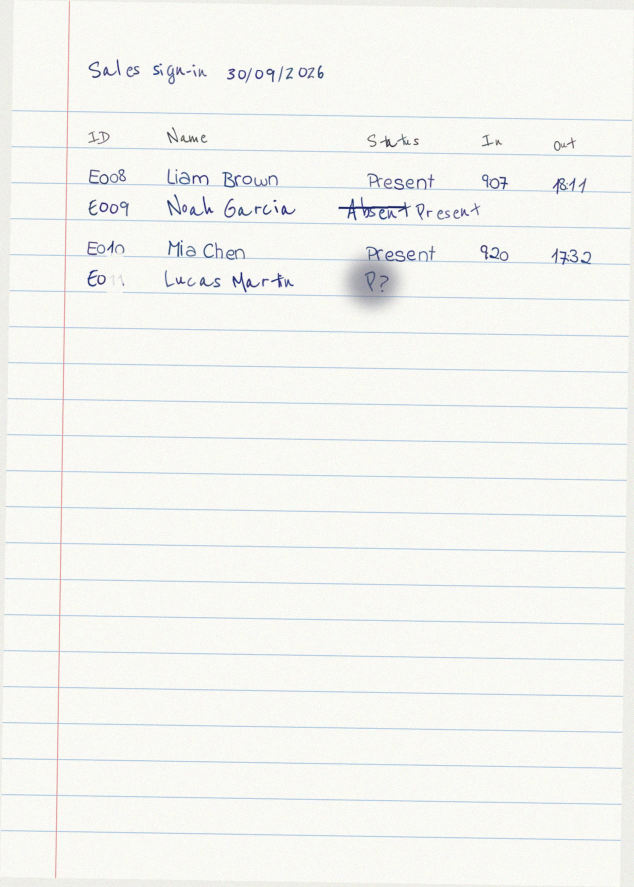
#> input picture data/generated/handwritten_ambiguous.png, 1268 x 1774 px (shown at 1/2 size)
$ python -i preprocess.py   (imports and definitions only)
#> lines starting #> are read from the running program, lines starting #| are printed output that depends on the picture; after the words box and inside, x2 and y2 are one past the last pixel; in counts of white or black regions, pixels touching at a corner belong together
"""Image clean-up before OCR: grayscale, deskew, grid-line removal, denoise, upscale.

Table grid lines are the main reason Tesseract fails on registers (it reads the
lines as characters), so they are detected with long morphological kernels and
erased before recognition.
"""

import io

import cv2
import numpy as np
from PIL import Image

MAX_SKEW_DEG = 8.0


# [28 lines left out: functions load_gray, estimate_skew, rotate, not called in this run]


def remove_lines(gray: np.ndarray) -> np.ndarray:
    """Erase long horizontal/vertical strokes (grid, ruled paper, margins)."""
    binary = cv2.adaptiveThreshold(
        ~gray, 255, cv2.ADAPTIVE_THRESH_MEAN_C, cv2.THRESH_BINARY, 15, -10
    )
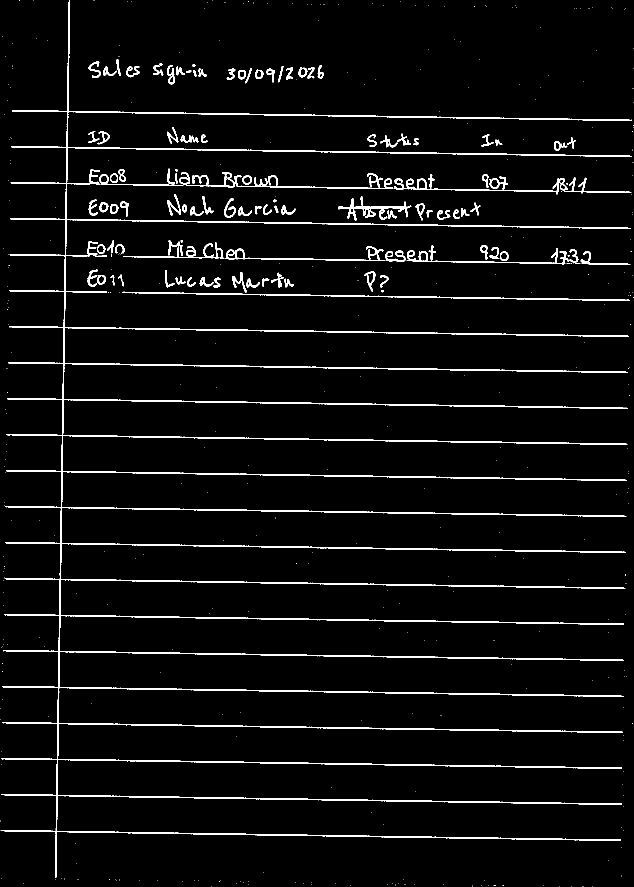
#> binary: shape (1774, 1268) (shown at 1/2 size); 4.1% white; 473 white regions (362 under 20 px), largest, box (x1, y1, x2, y2) and area: (1, 1, 1264, 1756) 63477, (245, 583, 1260, 602) 2550, (788, 353, 1136, 389) 1663
    h_kernel = cv2.getStructuringElement(cv2.MORPH_RECT, (max(40, gray.shape[1] // 25), 1))
    v_kernel = cv2.getStructuringElement(cv2.MORPH_RECT, (1, max(40, gray.shape[0] // 25)))
#> v_kernel = 70 values from 1 to 1
    mask = cv2.morphologyEx(binary, cv2.MORPH_OPEN, h_kernel) | cv2.morphologyEx(
        binary, cv2.MORPH_OPEN, v_kernel
    )
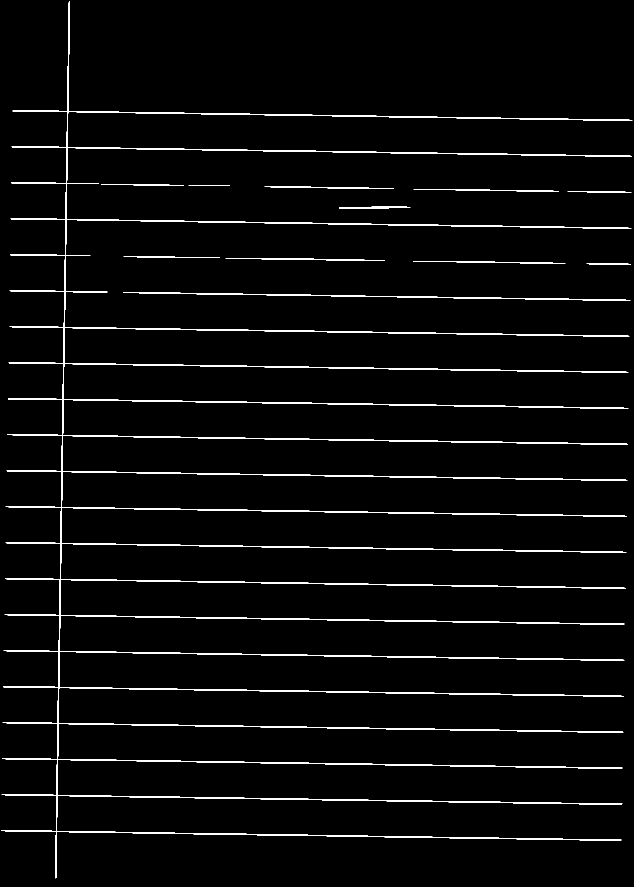
#> mask: shape (1774, 1268) (shown at 1/2 size); 2.9% white; 12 white regions, largest, box (x1, y1, x2, y2) and area: (2, 2, 1265, 1757) 59519, (246, 584, 1261, 601) 2384, (451, 516, 770, 521) 665
    mask = cv2.dilate(mask, np.ones((3, 3), np.uint8))
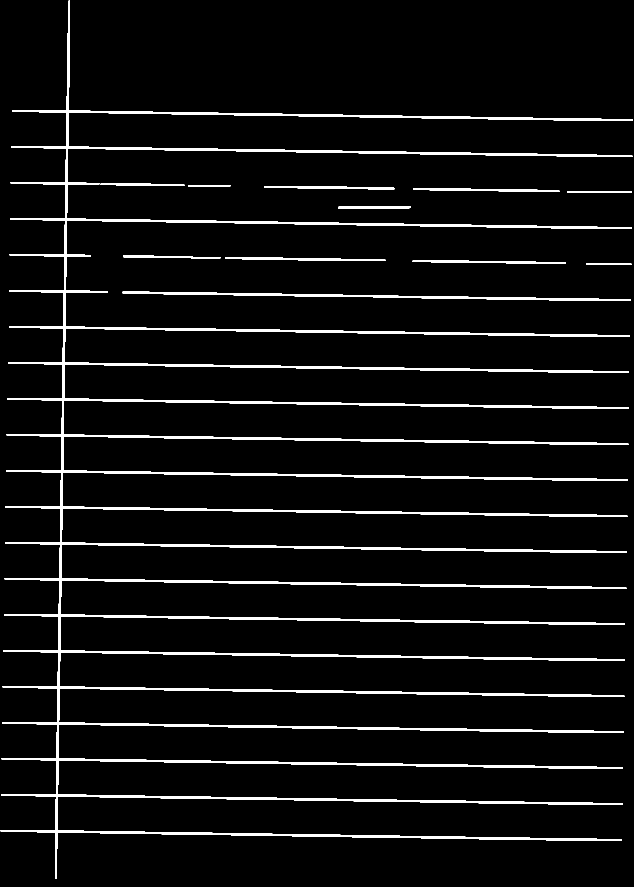
#> mask: shape (1774, 1268) (shown at 1/2 size); 5.4% white; 12 white regions, largest, box (x1, y1, x2, y2) and area: (1, 1, 1266, 1758) 109401, (245, 583, 1262, 602) 4452, (450, 515, 771, 522) 1317
    out = gray.copy()
    out[mask > 0] = 255
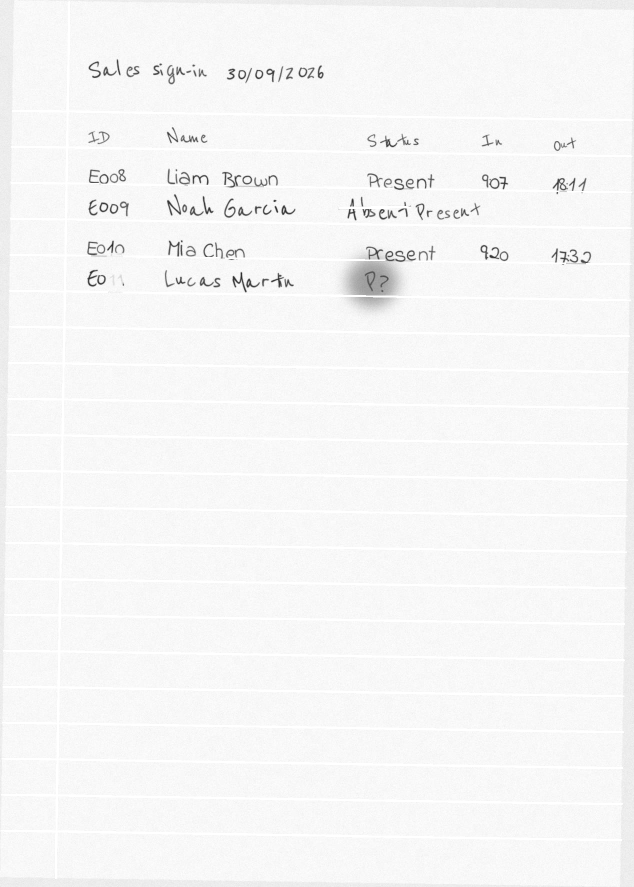
#> out: shape (1774, 1268) (shown at 1/2 size); min 24, max 255, mean 246.3
    return out


# [22 lines left out: functions prepare, to_png, not called in this run]

>>> import cv2
>>> picture = cv2.imread('../../../data/generated/handwritten_ambiguous.png', cv2.IMREAD_GRAYSCALE)
>>> result = remove_lines(picture)

$ run again, on data/generated/handwritten_sheet.png
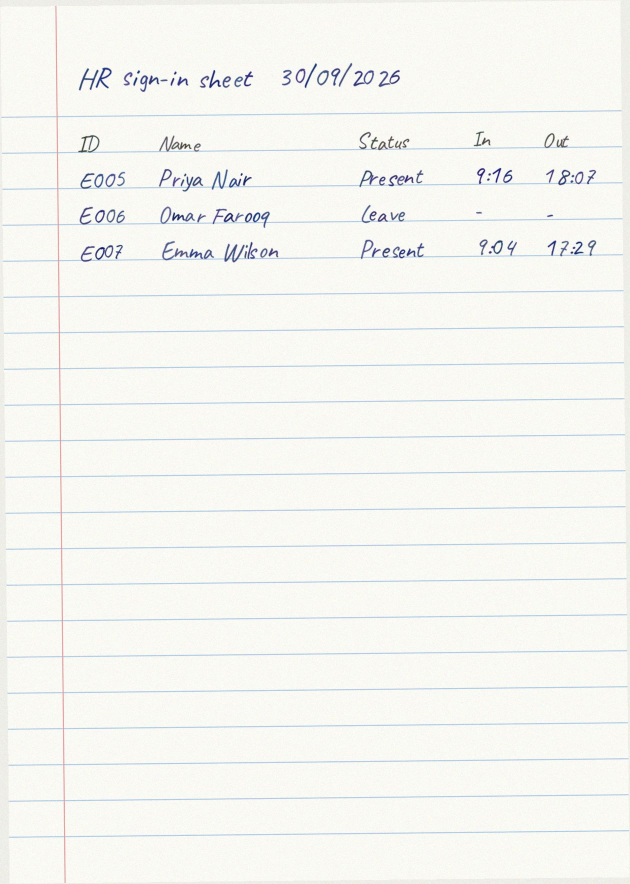
#> input picture data/generated/handwritten_sheet.png, 1260 x 1768 px (shown at 1/2 size)
#> in remove_lines, `binary = cv2.adaptiveThreshold( ~gray, 255, cv2.ADAPTIVE_THRESH_MEAN_C..`:
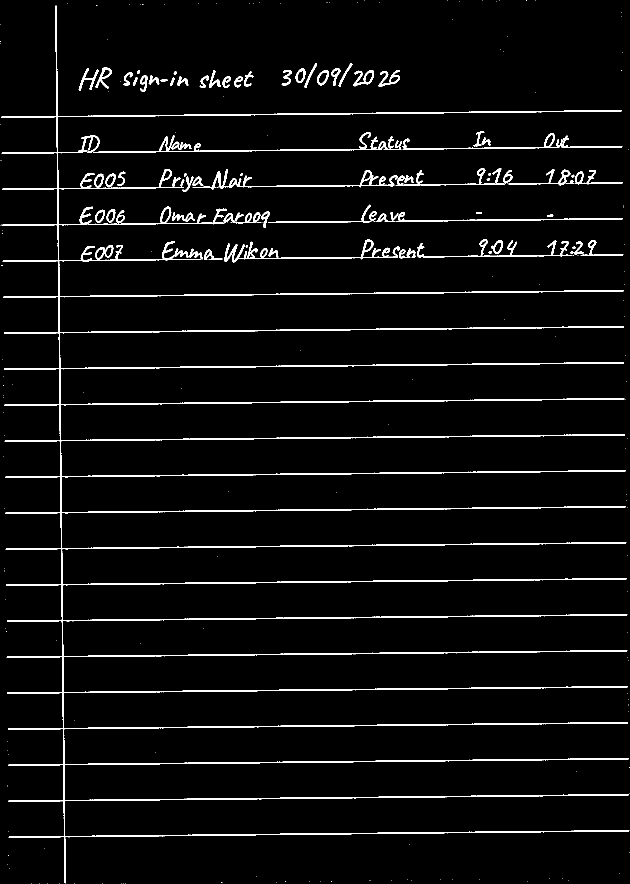
#> binary: shape (1768, 1260) (shown at 1/2 size); 4% white; 244 white regions (163 under 20 px), largest, box (x1, y1, x2, y2) and area: (2, 11, 1259, 1767) 63796, (186, 264, 804, 306) 2377, (385, 338, 795, 380) 1994
#> in remove_lines, `out[mask > 0] = 255`:
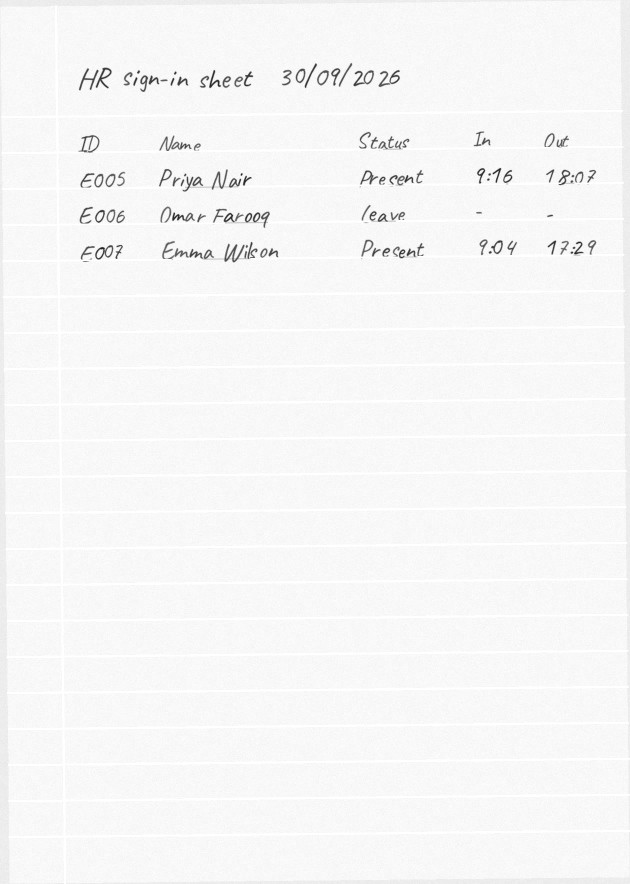
#> out: shape (1768, 1260) (shown at 1/2 size); min 17, max 255, mean 246.6

$ run again, on data/generated/scan_printed.png
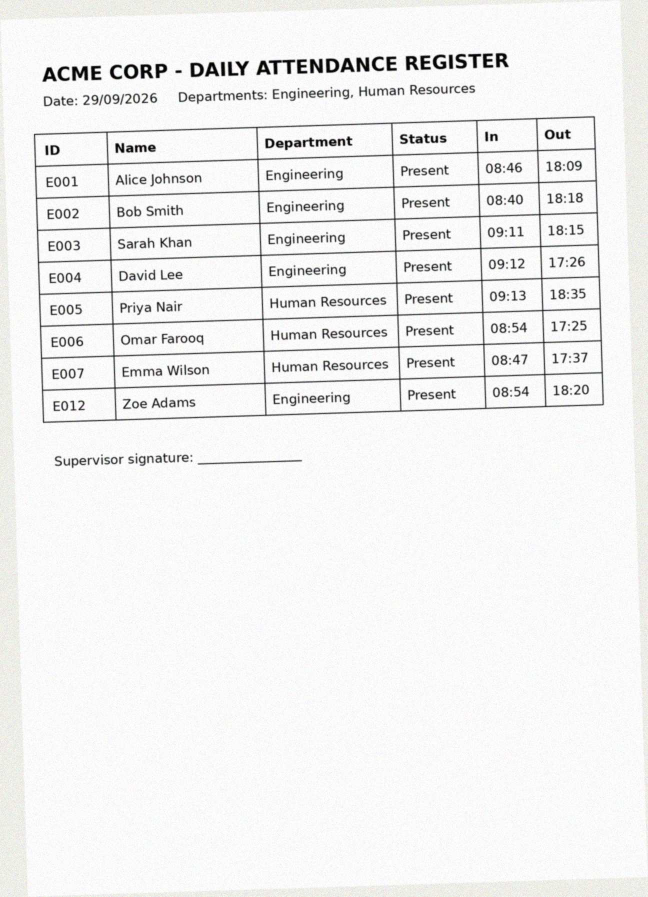
#> input picture data/generated/scan_printed.png, 1296 x 1794 px (shown at 1/2 size)
#> in remove_lines, `binary = cv2.adaptiveThreshold( ~gray, 255, cv2.ADAPTIVE_THRESH_MEAN_C..`:
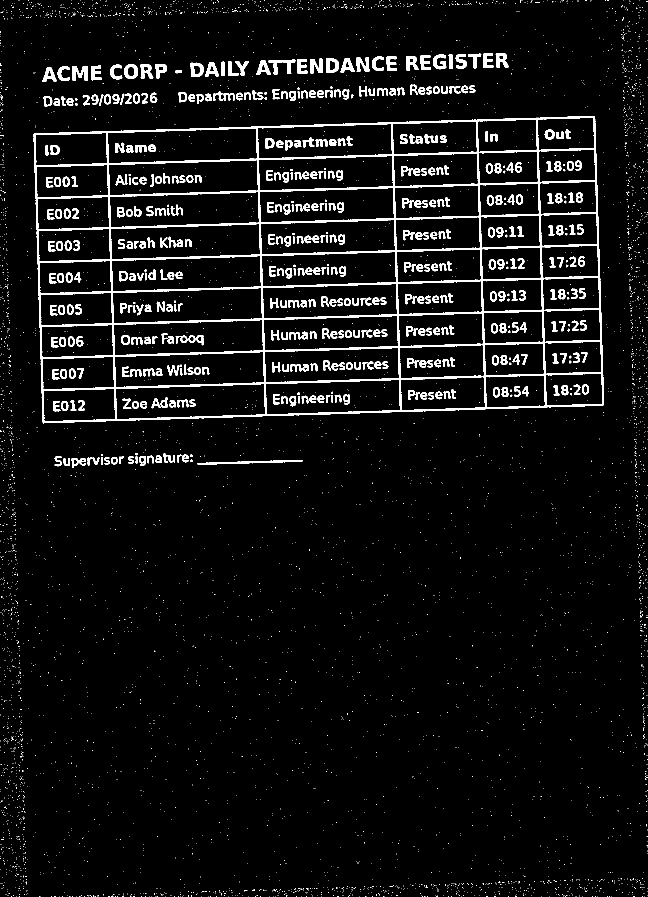
#> binary: shape (1794, 1296) (shown at 1/2 size); 5.6% white; 5284 white regions (4825 under 20 px), largest, box (x1, y1, x2, y2) and area: (67, 232, 1208, 847) 54776, (394, 920, 605, 930) 774, (537, 119, 591, 149) 612
#> in remove_lines, `out[mask > 0] = 255`:
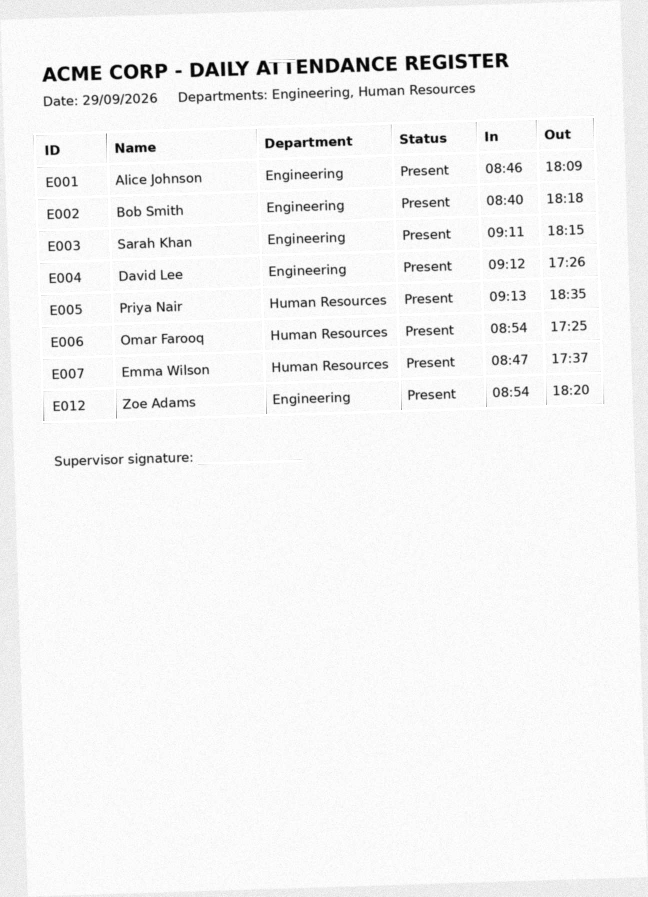
#> out: shape (1794, 1296) (shown at 1/2 size); min 0, max 255, mean 244
